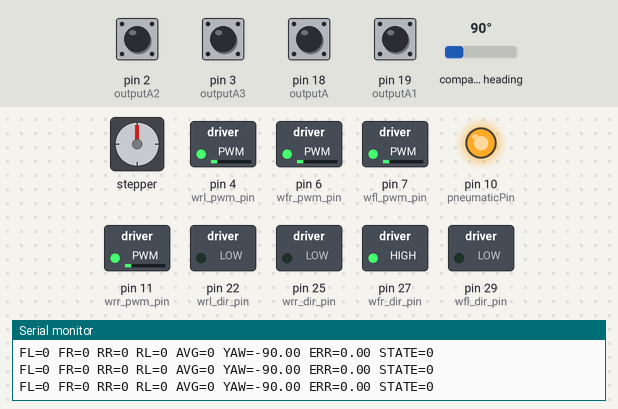
Simulated run of this sketch. Board: Arduino Mega 2560, built with avr-gcc and run on an emulated ATmega2560. Parts: stepper motor, switched loads named in the sketch (green lamp = pin HIGH), output pins drawn as LEDs (lit = HIGH), the last lines printed to the serial monitor. Wiring (inferred from the names in the program): stepper motor driver (200 steps per turn assumed): step pin 17; direction pin 16. The inputs (shaded band) are chosen by the test bench; at power-on: pin 2 (outputA2), pin 3 (outputA3), pin 18 (outputA), pin 19 (outputA1) HIGH, compass heading 90°.

Above: at 4.2 s.
4.3 s: compass heading set to 352°
At 5.3 s:
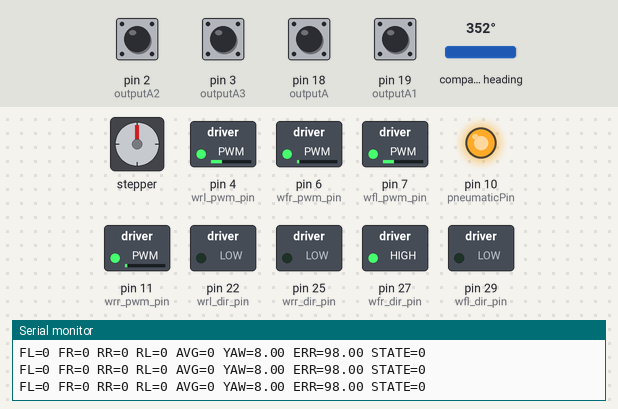
5.8 s: compass heading set to 276°
7.3 s: compass heading set to 265°
At 8.7 s:
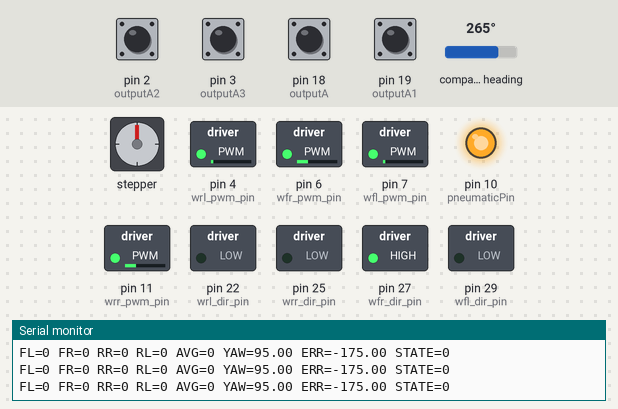
11.9 s: compass heading set to 7°
At 13.1 s:
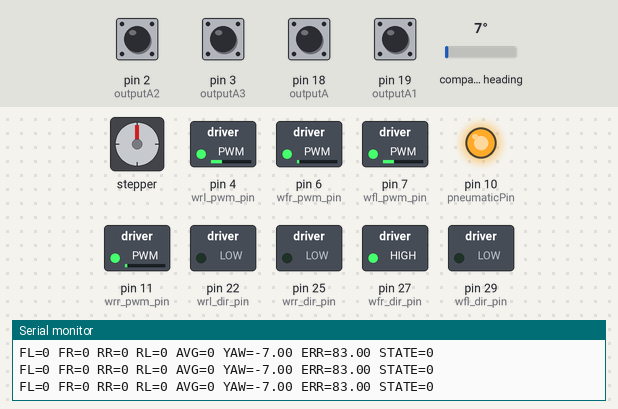
13.4 s: compass heading set to 180°
At 14.6 s:
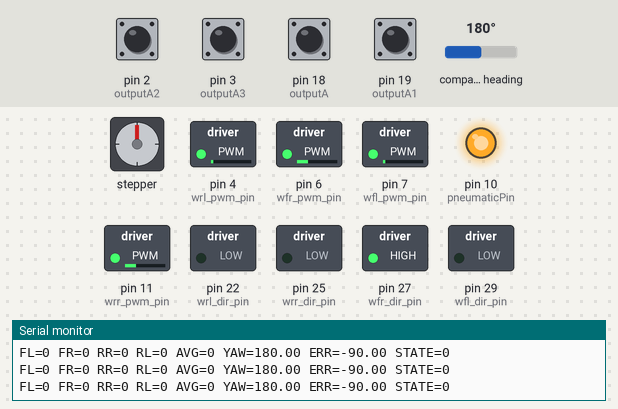
Timing chart, 0 to 15.9 s (numbered marks = the images above; inputs shaded):
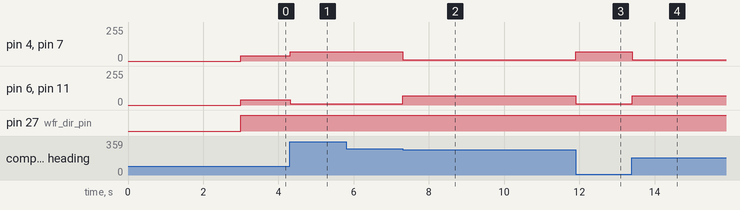

The sketch:

Reset.ino
```cpp
#include <Arduino.h>
#include <Wire.h>
#include <Adafruit_Sensor.h>
#include <Adafruit_BNO055.h>
#include <utility/imumaths.h>

// =====================================
// BNO055 IMU — I2C on Mega pins 20(SDA) 21(SCL)
// =====================================
Adafruit_BNO055 bno = Adafruit_BNO055(55, 0x28);

// =====================================
// MOTOR PINS
// =====================================

const int wfr_dir_pin = 27;  //orange
const int wfl_dir_pin = 29; //red
const int wrr_dir_pin = 25; //yellow
const int wrl_dir_pin = 22; //green

const int wfr_pwm_pin = 6; //orange
const int wfl_pwm_pin = 7; //black
const int wrr_pwm_pin = 11;
const int wrl_pwm_pin = 4;

// =====================================
// PROXIMITY SENSOR
// =====================================
const int proxPin = 12; //purple

// =====================================
// STEPPER MOTOR
// =====================================
#define STEP_PIN 17
#define DIR_PIN  16

unsigned long releaseStartTime = 0;
bool timerStarted = false;

// =====================================
// PNEUMATIC GRIPPER
// =====================================
const int pneumaticPin = 10; // green

// =====================================
// ENCODERS
// RR  — pin 18
// FL  — pin 19
// FR  — pin 2
// RL  — pin 3
// =====================================
const int outputA  = 18;
const int outputB  = 41;

const int outputA1 = 19;
const int outputB1 = 45;

const int outputA2 = 2;
const int outputB2 = 49;

const int outputA3 = 3;
const int outputB3 = 53;

// =====================================
// COUNTERS
// =====================================
volatile long counter  = 0;   // RR
volatile long counter1 = 0;   // FL
volatile long counter2 = 0;   // FR
volatile long counter3 = 0;   // RL


void readEncoderA();
void readEncoderA1();
void readEncoderA2();
void readEncoderA3();

// =====================================
// DISTANCES (TUNE THESE)
// =====================================
long forwardCounts  = 100;   // state 0 target
long turn90Counts   = 600;   // state 1 target

// =====================================
// IMU / HEADING
// =====================================
float currentYaw         = 0.0;
float desiredHeading     = 0.0;
bool  headingInitialized = false;

const float kP_heading    = 12.0;
const int   maxCorrection = 30;

// =====================================
// STATE MACHINE
//   state 0 — move forward, stop at 100 counts
//   state 1 — rotate 90° right
//   state 2 — stop (finished)
//
//   Pneumatic is set HIGH once in setup()
//   and stays HIGH throughout states 0-2.
// =====================================
int state = 0;

// =====================================
// FUNCTION DECLARATIONS
// =====================================
void readIMU();
float headingError();
int   getCorrection();
void  moveForward(int pwm);
void  rotateRight(int pwm);
void  stopRobot();
void  resetEncoders();

// =====================================
// READ IMU
// =====================================
void readIMU()
{
  imu::Quaternion quat = bno.getQuat();
  double w = quat.w();
  double x = quat.x();
  double y = quat.y();
  double z = quat.z();

  double sinYaw = 2.0 * (w * z + x * y);
  double cosYaw = 1.0 - 2.0 * (y * y + z * z);
  currentYaw    = (float)(atan2(sinYaw, cosYaw) * 180.0 / PI);
}

// =====================================
// HEADING ERROR (handles wraparound)
// =====================================
float headingError()
{
  float err = currentYaw - desiredHeading;
  if (err >  180.0) err -= 360.0;
  if (err < -180.0) err += 360.0;
  return err;
}

// =====================================
// P CORRECTION
// =====================================
int getCorrection()
{
  int corr = (int)(kP_heading * headingError());
  return constrain(corr, -maxCorrection, maxCorrection);
}

// =====================================
// SETUP
// =====================================
void setup()
{
  Serial.begin(115200);

  if (!bno.begin())
  {
    Serial.println("BNO055 NOT FOUND — check wiring!");
    while (1);
  }
  bno.setExtCrystalUse(true);
  delay(1000);
  Serial.println("BNO055 ready");

  pinMode(wfr_dir_pin, OUTPUT);
  pinMode(wfl_dir_pin, OUTPUT);
  pinMode(wrr_dir_pin, OUTPUT);
  pinMode(wrl_dir_pin, OUTPUT);

  pinMode(wfr_pwm_pin, OUTPUT);
  pinMode(wfl_pwm_pin, OUTPUT);
  pinMode(wrr_pwm_pin, OUTPUT);
  pinMode(wrl_pwm_pin, OUTPUT);

  // Stepper
  pinMode(STEP_PIN, OUTPUT);
  pinMode(DIR_PIN,  OUTPUT);

  // Pneumatic — turn ON now, stays HIGH throughout states 0-2
  pinMode(pneumaticPin, OUTPUT);
  digitalWrite(pneumaticPin, HIGH);
  Serial.println("PNEUMATIC ON (held HIGH throughout)");

  // Proximity
  pinMode(proxPin, INPUT);

  pinMode(outputA,  INPUT_PULLUP);
  pinMode(outputB,  INPUT_PULLUP);
  pinMode(outputA1, INPUT_PULLUP);
  pinMode(outputB1, INPUT_PULLUP);
  pinMode(outputA2, INPUT_PULLUP);
  pinMode(outputB2, INPUT_PULLUP);
  pinMode(outputA3, INPUT_PULLUP);
  pinMode(outputB3, INPUT_PULLUP);

  attachInterrupt(digitalPinToInterrupt(outputA),  readEncoderA,  RISING);
  attachInterrupt(digitalPinToInterrupt(outputA1), readEncoderA1, RISING);
  attachInterrupt(digitalPinToInterrupt(outputA2), readEncoderA2, RISING);
  attachInterrupt(digitalPinToInterrupt(outputA3), readEncoderA3, RISING);

  delay(2000);
  resetEncoders();
}

// =====================================
// LOOP
// =====================================
void loop()
{
  readIMU();

  if (!headingInitialized)
  {
    desiredHeading     = currentYaw;
    headingInitialized = true;
    Serial.print("Reference Heading = ");
    Serial.println(desiredHeading);
  }

  long avgCounts =
    (abs(counter) + abs(counter1) + abs(counter2) + abs(counter3)) / 4;

  Serial.print("FL=");     Serial.print(counter1);
  Serial.print(" FR=");    Serial.print(counter2);
  Serial.print(" RR=");    Serial.print(counter);
  Serial.print(" RL=");    Serial.print(counter3);
  Serial.print(" AVG=");   Serial.print(avgCounts);
  Serial.print(" YAW=");   Serial.print(currentYaw);
  Serial.print(" ERR=");   Serial.print(headingError());
  Serial.print(" STATE="); Serial.println(state);

  // =====================================
  // STATE 0 — MOVE FORWARD, STOP AT 100 COUNTS
  // =====================================
  if (state == 0)
  {
    if (avgCounts < forwardCounts)
      moveForward(40);
    else
    {
      stopRobot();
      resetEncoders();
      delay(500);
      Serial.println("STATE 0: forward complete");
      state = 1;
    }
  }

  // =====================================
  // STATE 1 — ROTATE 90° RIGHT
  // =====================================
  else if (state == 1)
  {
    if (avgCounts < turn90Counts)
      rotateRight(50);
    else
    {
      stopRobot();
      resetEncoders();
      releaseStartTime = millis();
      timerStarted     = true;
      //holdInitialized  = false;
      delay(500);
      Serial.println("STATE 1: rotate 90 complete");
      state = 2;
    }
  }
  // =====================================
  // STATE 2 - wait 40sec
  // =====================================

   else if (state == 2)
  {
    if (timerStarted && millis() - releaseStartTime >= 40000)
    {
      stopRobot();
      digitalWrite(pneumaticPin, LOW);
      timerStarted = false;
      Serial.println("PNEUMATIC OFF");
      state = 3;
    }
}

  // =====================================
  // STATE 3 — STOP (FINISHED)
  // =====================================
  else if (state == 3)
  {
    stopRobot();
  }

  delay(10);
}


// =====================================
// MOVE FORWARD — P heading lock
// =====================================
void moveForward(int pwm)
{
  int corr     = getCorrection();
  int pwmLeft  = constrain(pwm + corr, 0, 255);
  int pwmRight = constrain(pwm - corr, 0, 255);

  digitalWrite(wfr_dir_pin, HIGH);
  digitalWrite(wrl_dir_pin, LOW);
  digitalWrite(wfl_dir_pin, LOW);
  digitalWrite(wrr_dir_pin, LOW);

  analogWrite(wfr_pwm_pin, pwmRight);
  analogWrite(wrr_pwm_pin, pwmRight);
  analogWrite(wfl_pwm_pin, pwmLeft);
  analogWrite(wrl_pwm_pin, pwmLeft);
}

// =====================================
// ROTATE RIGHT — NO heading lock
// =====================================
void rotateRight(int pwm)
{
  digitalWrite(wfr_dir_pin, LOW);
  digitalWrite(wrr_dir_pin, HIGH);
  digitalWrite(wfl_dir_pin, LOW);
  digitalWrite(wrl_dir_pin, LOW);

  analogWrite(wfr_pwm_pin, pwm);
  analogWrite(wrr_pwm_pin, pwm);
  analogWrite(wfl_pwm_pin, pwm);
  analogWrite(wrl_pwm_pin, pwm);
}

// =====================================
// STOP
// =====================================
void stopRobot()
{
  analogWrite(wfr_pwm_pin, 0);
  analogWrite(wfl_pwm_pin, 0);
  analogWrite(wrr_pwm_pin, 0);
  analogWrite(wrl_pwm_pin, 0);
}

// =====================================
// RESET ENCODERS
// =====================================
void resetEncoders()
{
  counter  = 0;
  counter1 = 0;
  counter2 = 0;
  counter3 = 0;
}

// =====================================
// ENCODER ISRs
// =====================================
void readEncoderA()
{
  if (digitalRead(outputA) == digitalRead(outputB)) counter++;
  else counter--;
}

void readEncoderA1()
{
  if (digitalRead(outputA1) == digitalRead(outputB1)) counter1++;
  else counter1--;
}

void readEncoderA2()
{
  if (digitalRead(outputA2) == digitalRead(outputB2)) counter2++;
  else counter2--;
}

void readEncoderA3()
{
  if (digitalRead(outputA3) == digitalRead(outputB3)) counter3--;
  else counter3++;
}
```

Measured:
- the behaviour switches between 270 and 269° on compass heading (found by bisection; images 1 and 2)
- after the input at 4.3 s, pin 4 (wrl_pwm_pin), pin 7 (wfl_pwm_pin): 40/255 → 70/255 at once; pin 6 (wfr_pwm_pin), pin 11 (wrr_pwm_pin): 40/255 → 10/255 at once
- after the input at 7.3 s, pin 4 (wrl_pwm_pin), pin 7 (wfl_pwm_pin): 70/255 → 10/255 at once; pin 6 (wfr_pwm_pin), pin 11 (wrr_pwm_pin): 10/255 → 70/255 at once
- after the input at 11.9 s, pin 4 (wrl_pwm_pin), pin 7 (wfl_pwm_pin): 10/255 → 70/255 at once; pin 6 (wfr_pwm_pin), pin 11 (wrr_pwm_pin): 70/255 → 10/255 at once
- after the input at 13.4 s, pin 4 (wrl_pwm_pin), pin 7 (wfl_pwm_pin): 70/255 → 10/255 at once; pin 6 (wfr_pwm_pin), pin 11 (wrr_pwm_pin): 10/255 → 70/255 at once
